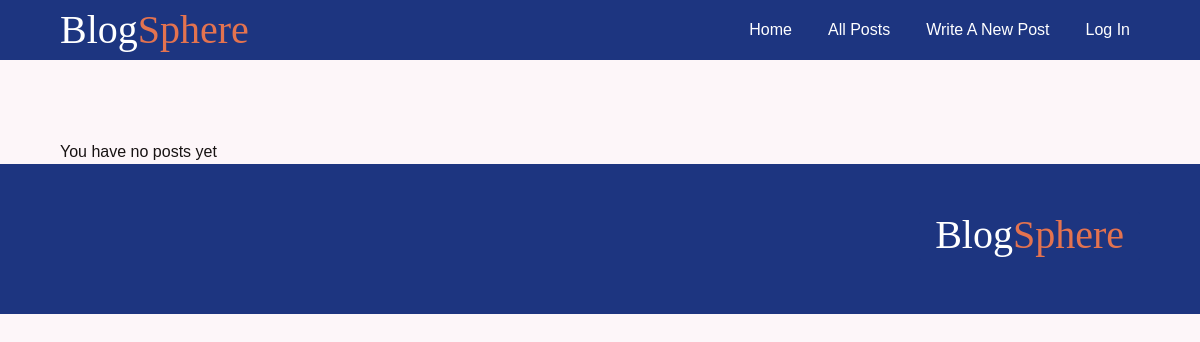
The app's page /, older data.
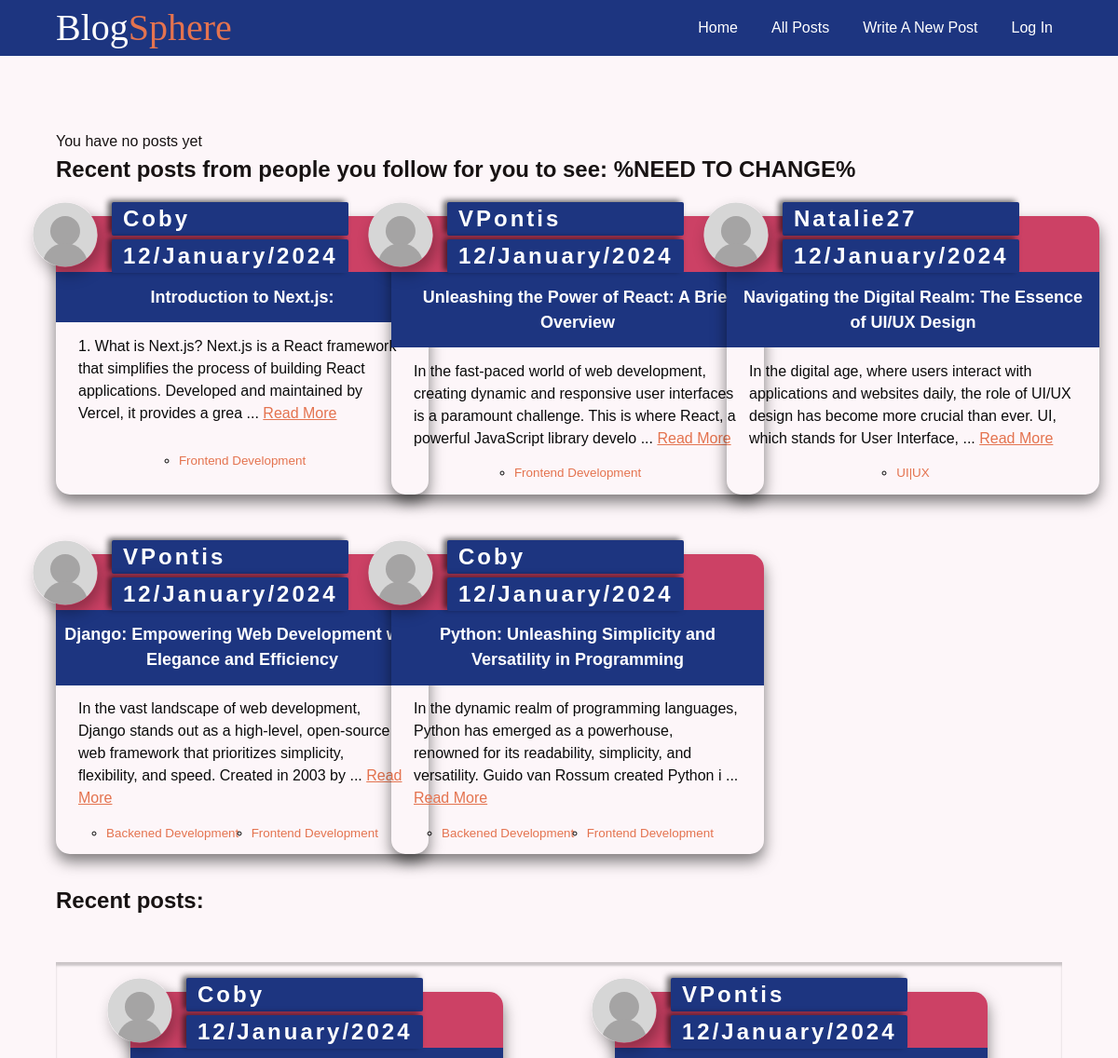
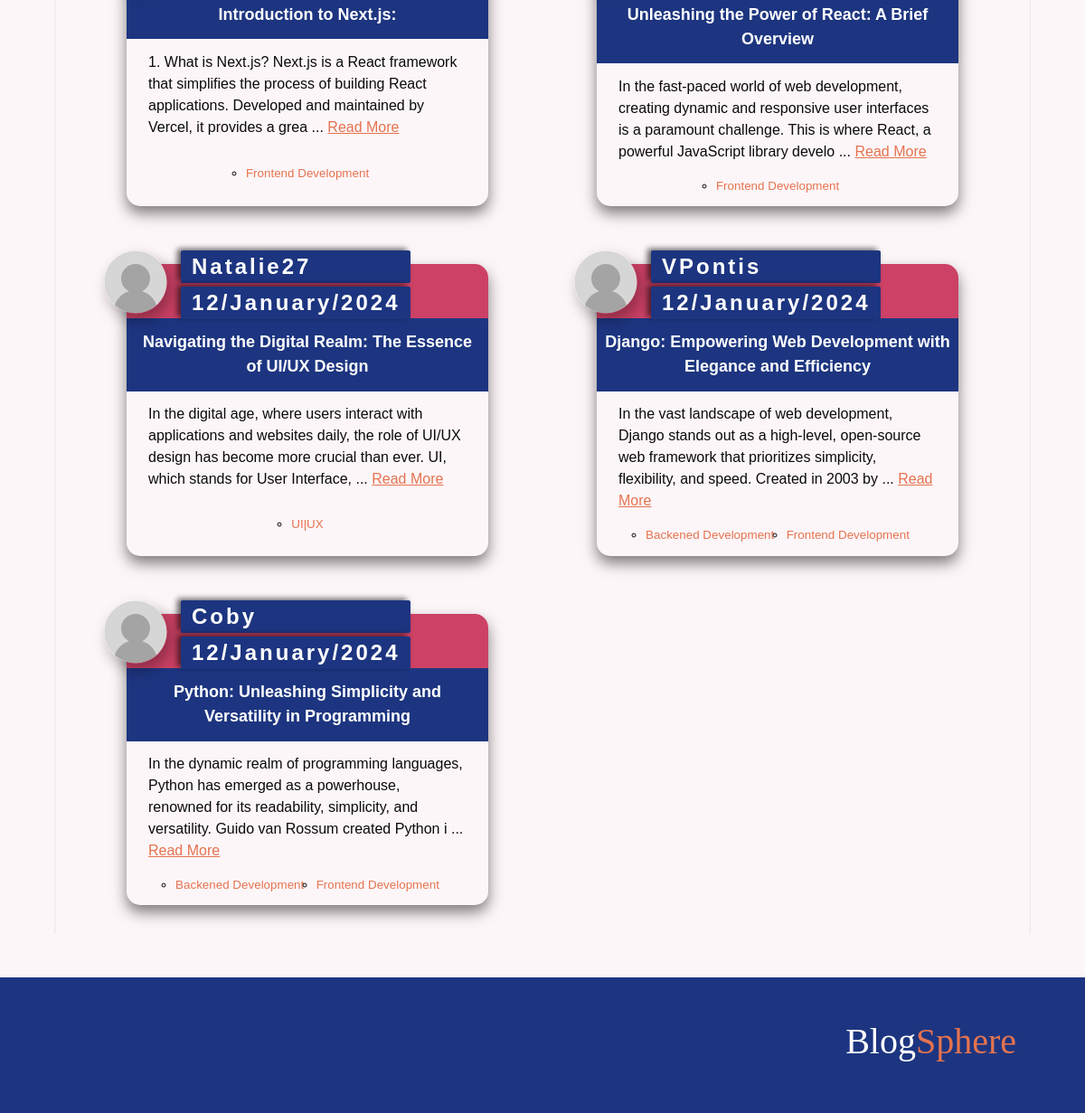
The same page, newer data (2 pictures, top to bottom).
### blog/models.py (models this page shows, shortened)
class Navigation(models.Model):
    text= models.CharField(max_length=100)
    destination= models.CharField(max_length=100)

class Post(models.Model):
    title = models.CharField(max_length=100)
    author = models.ForeignKey(User,  on_delete=models.CASCADE)
    body = models.TextField()
    created_at = models.DateField(auto_now=True)
    tags = models.ManyToManyField(Tag)
    slug = models.SlugField(unique=True, editable= False, blank= True, db_index=True, default='')

class Tag(models.Model):
    name = models.CharField(max_length=100)
    def __str__(self):
        return f'{self.name}'

### blog/views.py (the view)
# urls.py: path('', views.home, name='home' ),
def home(request):
   user =  request.user.username
   posts = Post.objects
   all_posts = posts.all()
   users_posts = posts.filter(author__username=user)
   not_users_posts = posts.exclude(author__username = user)
   follower_posts = None;
   context = {
      'posts': all_posts,
      'all_posts': all_posts,
      'users_posts': users_posts,
      'not_users_posts': not_users_posts,
      'followers_posts': follower_posts
   }
   return render(request, 'blog/index.html', context)

### blog/context_processors.py (called while the page is built)
def render_Nav_processor(request):
  if request.user.is_authenticated:
    navigation_links = Navigation.objects.exclude(destination = 'login')
  else:
    navigation_links = Navigation.objects.exclude(destination = 'logout')
  return  {
        'nav_links': navigation_links
    }

### blog/templates/blog/index.html (shortened to what this page needs)
{% extends "../layout.html" %}
{% load static%}
{% block style %}
<link rel="stylesheet" href="{% static 'index.css' %}">
<link rel="stylesheet" href="{% static 'article.css' %}">
{% endblock  %}
    {% block content%}
   <section  id="welcome">
    {% if users_posts %}
    <h2>These are your latest blogs</h2>
    <ul class="latest_blogs blogs">
        {% for post in users_posts %}
        {% include "components/article.html" %}
        {% endfor %}
    </ul>
    {% else %}
        <p>You have no posts yet </p>
    {% endif %}
   </section>
   <section>
    {% if not_users_posts %}  {% comment "" %} follower_posts{% endcomment %}
    <h2>Recent posts from people you follow for you to see: %NEED TO CHANGE%</h2>
    <ul class=" blogs">
        {% for post in not_users_posts %}
        {% include "components/article.html" %}
        {% endfor %}
    </ul>
   </section>
   <section>
    {% if user.username %}
        <h2>Recent posts for you to read:</h2>
    {% else %}
        <h2>Recent posts:</h2>
    {% endif %}
    <ul class="latest_blogs blogs">
        {% for post in not_users_posts  %}
        {% include "components/article.html" %}
        {% endfor %}
    </ul>
   </section>
   {% endif %}
    {% endblock %}

### templates/layout.html (shortened to what this page needs)
{% load static %}
<!DOCTYPE html>
<html lang="en">
<head>
    <link rel="stylesheet" href="{% static "global.css"%}">
    {% block style%} {% endblock %}
</head>
<body>
    {% include "./components/header.html" %}
    <main class="container">
    {% block content %}{% endblock content %}
</main>
{% include "./components/footer.html" %}
</body>
</html>

### templates/components/header.html (shortened to what this page needs)
{% load static%}
{% block style %}
<link rel="stylesheet" href="{% static "header.css"%}">
{% endblock  %}
<header >
    <div class="container header">
      <div>
       <span class="logo">Blog<span class="brand-accent">Sphere
    </div><nav >
    <ul class="nav">
     {% for link in nav_links %}
       <li>
        <a href="{% url link.destination %}">{{ link.text | title }}</a>
       </li>
       {% endfor %}
    </ul>
</nav>
</div>
</header>

### templates/components/article.html (shortened to what this page needs)
{% load static %}
<li class="post ">
    <header class="author">
        {% if post.author != request.user %}
         <a href="{% url 'user-profile' username=post.author tab='informations' %}">
            {% else %}
            <a href="{% url 'editProfile' %}">
       {% endif %}
            {% if post.author.profile_pic %}
    <img src="{{ post.author.profile_pic.url }}" alt="Profile Picture">
{% else %}
            <img class="no-picture" src="{% static 'images/no-profile-picture.svg' %}" alt="">
            {% endif%}
        </a>
            <div class="author-post__details">
                    <span class="author-post__details-name">{{post.author.username}}</span> </a>
                    <span class="author-post__details-date">{{post.created_at|date:"d/F/Y"}}</span></div>
                </header>
                <a href="{% url 'post' post.slug %}">
        <div class="title-container">
            <h3 class="post-title">{{ post.title }}</h3>
        </div>
        <div class="content">
            <p class="post-content">
                {{ post.body|slice:":175" }}
                {% if post.body|length > 175 %}
                ... <a class="read_more" href="#">Read More</a>
                {% endif %}
            </p>
        </a>
            <div class="row">
                <ul class="tags">
                    {% for tag in post.tags.all %}
                        <li><a href="{% url 'posts'%}?tag={{tag}} " class="tag"> {{tag}}</a></li>
                    {% endfor %}
                </ul>
            </div>
    </li>

### templates/components/footer.html (shortened to what this page needs)
{% load static %}
{% block style %}
<link rel="stylesheet" href="{% static 'footer.css'%}">
{% endblock style %}
<footer>
    <div class="container">
        <span class="brand">Blog<span class="brand-accent">Sphere
    </div>
</footer>

### static/global.css (style rules this page uses)
:root { --main-clr: #1d3580; --main-clr-light: #1d3680bd; --heading-clr: #cc4165; --heading2-clr: #fff; --accent-clr: #e4734f; --focus-clr: #e4724f13; --error-text-clr: rgb(231, 48, 16); --error-bg-clr: rgba(255, 187, 175, 0.012); --nav-text-clr: #fff; --main-text-clr: #181313; --fs-800: 2.5rem; --fs-750: 2.25rem; --fs-700: 2rem; --fs-650: 1.75rem; --fs-600: 1.5rem; --fs-550: 1.25rem; --fs-500: 1rem; --fs-450: 0.975rem; --fs-400: 0.9375rem; --fs-350: 0.875rem; --fs-300: 0.8375rem; --heading-align: center; --gutter-y-200: 0.75rem; --gutter-y-300: 1rem; --gutter-y-400: 1.25rem; --gutter-y-600: 2rem; --gutter-y-900: 5rem; --gutter-x-600: 2rem; }
* { margin: 0; padding: 0; box-sizing: border-box; }
img, svg, picture { display: block; max-width: 100%; }
body { font-size: var(--fs-500); line-height: 1.5; font-family: 'Franklin Gothic Medium', 'Arial Narrow', Arial, sans-serif; color: var(--main-text-clr); background-color: #fdf0f694; }
.brand { background-color: var(--main-clr); color: var(--nav-text-clr); padding-inline: 1rem; padding-bottom: .2rem; font-family: serif; border-radius: 2px; }
.container { width: 100%; max-width: min(90%, 90rem); margin-inline: auto; }
main { margin-top: var(--gutter-y-600); }
a:link, a:visited { text-decoration: none; color: #0b0b0b; }

### static/index.css (style rules this page uses)
#welcome { margin-top: var(--gutter-y-900); }
.latest_blogs { margin-block: 3rem; padding-inline: 1.25rem; display: flex; box-shadow: inset 0 0.25rem 0.15rem rgba(0, 0, 0, 0.2); }
.blogs { display: grid; justify-content: center; align-content: center; grid-template-columns: repeat(auto-fit, minmax(21.875rem, 1fr)); }

### static/article.css (style rules this page uses)
.post { margin: 2rem auto; box-shadow: 0 8px 16px rgba(0, 0, 0, 0.5); width: 400px; padding-bottom: 1em; color: #0b0b0b; display: flex; flex-direction: column; justify-content: space-between; border-radius: 15px; }
.author { min-height: 60px; background-color: var(--heading-clr); position: relative; border-top-right-radius: 15px; border-top-left-radius: 15px; }
.author-post__details { position: absolute; top: -15px; left: 60px; }
.author-post__details span { display: block; font-size: var(--fs-600); border-radius: 2px; margin: 0; line-height: 1; color: var(--nav-text-clr); padding: .25em .5em; margin-bottom: .25rem; font-weight: 700; background-color: var(--main-clr); letter-spacing: 3px; box-shadow: -4px -2px 6px rgba(0,0,0, .6); }
.author img { width: 70px; height: 70px; position: absolute; top: -15px; left: -25px; border-radius: 50%; border: none; overflow: hidden; box-shadow: 4px 8px 16px rgba(0,0,0, .3); object-fit: cover; object-position: center; }
.content { padding-inline:1.5em; display: flex; flex-direction: column; flex: 1; }
.row { display: flex; flex-wrap: wrap; margin-top: 1.25em; font-size: .9375rem; flex: 1; column-gap:1rem; align-items: center; }
.row ul { row-gap: 0.25em; text-align: center; margin-inline: auto; }
.tags { display: flex; font-size: .8375rem; line-height: 1; flex-wrap: wrap; justify-content: center; align-items: center; gap: 1em; }
.read_more { color: var(--accent-clr) !important; text-decoration: underline !important; }
.go-back-btn, .tag:link, .tag:visited { color: var(--accent-clr) !important; }
.post-title { font-size: 1.125rem; margin-bottom: .75em; text-align: center; background-color: var(--main-clr); color: var(--heading2-clr); padding-block: .75em; padding-inline:.5em; }

### static/header.css (style rules this page uses)
header { width: 100%; background-color: var(--main-clr); color:var(--main-text-clr); display: flex; }
.header { display: flex; justify-content: space-between; align-items: center; }
.logo { color: var(--nav-text-clr); font-size: var(--fs-800); font-family: serif; }
.brand-accent { color: var(--accent-clr) }
.nav { display: flex; gap: 1em; }
nav li { list-style: none; }
nav li a { transform-origin: center; transition: text-decoration, .25s ease-in-out; }
nav li a:link, nav li a:visited { color: var(--nav-text-clr); }
nav ul { list-style: none; padding: 0; margin: 0; }
nav li { display: inline-block; margin: 0 10px; }
nav li a { position: relative; text-decoration: none; }
nav li a::before, nav li a::after { content: ""; position: absolute; width: 0%; height: 1px; bottom: 0; background-color: #fff; transition: width 0.3s ease-in-out; }
nav li a::before { left: 50%; transform: translateX(-50%); }
nav li a::after { right: 50%; transform: translateX(50%); }

### static/footer.css (style rules this page uses)
footer { background-color: var(--main-clr); min-height: 150px; font-size: var(--fs-800); text-align: end; }
footer .container { padding-top: 1em; }

Row changes from the older to the newer data that the page shows:
added Post: author.username "Coby", created_at "12/January/2024", title "Introduction to Next.js:", body "1. What is Next.js? Next.js is a React framework that simplifies the process of building React applications. Developed and maintained by Vercel, it provides a grea", shows "Read More"
added Tag: name "Frontend Development"
added Post: author.username "VPontis", created_at "12/January/2024", title "Unleashing the Power of React: A Brief Overview", body "In the fast-paced world of web development, creating dynamic and responsive user interfaces is a paramount challenge. This is where React, a powerful JavaScript library develo", shows "Read More"
added Post: author.username "Natalie27", created_at "12/January/2024", title "Navigating the Digital Realm: The Essence of UI/UX Design", body "In the digital age, where users interact with applications and websites daily, the role of UI/UX design has become more crucial than ever. UI, which stands for User Interface,", shows "Read More"
added Tag: name "UI|UX"
added Post: author.username "VPontis", created_at "12/January/2024", title "Django: Empowering Web Development with Elegance and Efficiency", body "In the vast landscape of web development, Django stands out as a high-level, open-source web framework that prioritizes simplicity, flexibility, and speed. Created in 2003 by", shows "Read More"
added Tag: name "Backened Development"
added Post: author.username "Coby", created_at "12/January/2024", title "Python: Unleashing Simplicity and Versatility in Programming", body "In the dynamic realm of programming languages, Python has emerged as a powerhouse, renowned for its readability, simplicity, and versatility. Guido van Rossum created Python i", shows "Read More"
Text that changed along with them:
text now shown: "Recent posts from people you follow for you to see: %NEED TO CHANGE% Recent posts:"
